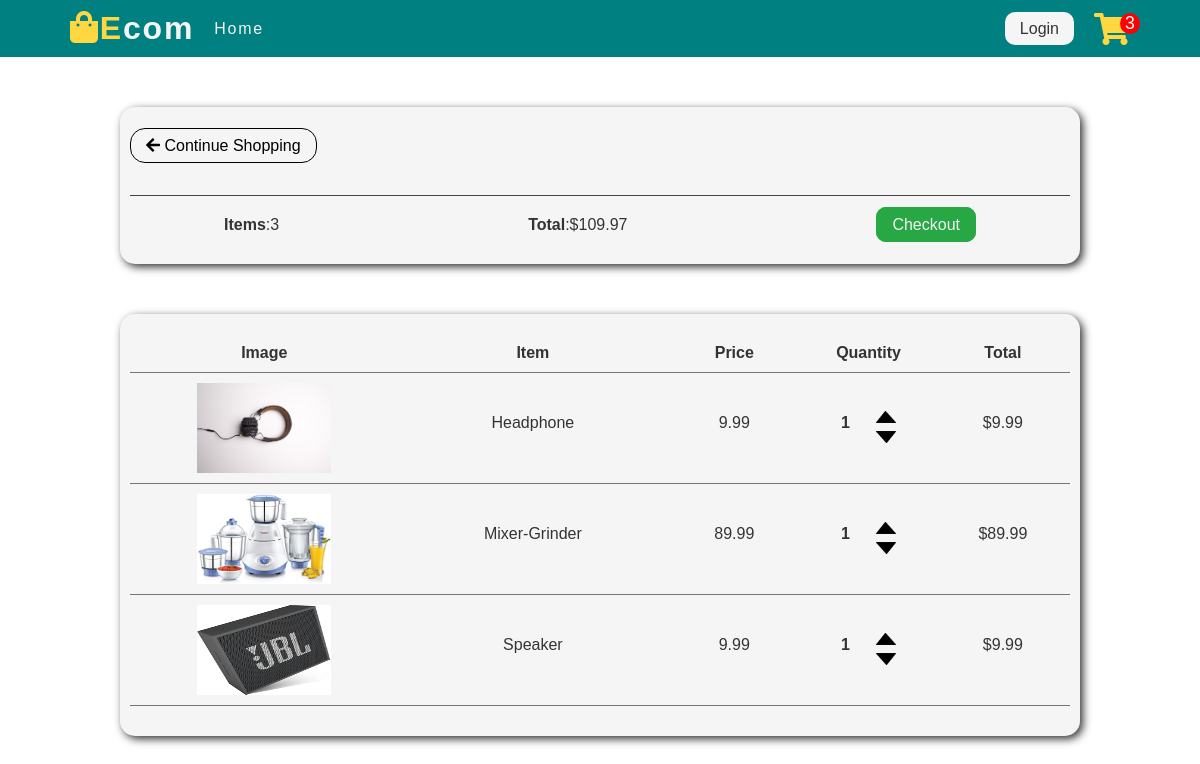
The app's page /cart/ (signed in) with its own data.
### web/models.py (models this page shows, shortened)
class Order(models.Model):
    customer=models.ForeignKey(Customer,blank=True,null=True,on_delete=models.SET_NULL)
    date_ordered=models.DateTimeField(auto_now_add=True)
    complete=models.BooleanField(default=False,null=True,blank=False)
    transaction_id=models.CharField(max_length=20,null=True)
    @property
    def get_cart_total(self):
        orderitems=self.orderitem_set.all()
        total=sum([item.get_total for item in orderitems])
        return total
    @property
    def get_cart_items(self):
        orderitems=self.orderitem_set.all()
        total=sum([item.quantity for item in orderitems])
        return total

class OrderItem(models.Model):
    product=models.ForeignKey(Product,blank=True,null=True,on_delete=models.SET_NULL)
    order=models.ForeignKey(Order,blank=True,null=True,on_delete=models.SET_NULL)
    quantity=models.IntegerField(default=0,null=True,blank=True)
    date_added=models.DateTimeField(auto_now_add=True)
    @property
    def get_total(self):
        total=self.quantity * self.product.price
        return total

class Product(models.Model):
    name=models.CharField(max_length=200,null=True)
    price=models.DecimalField(max_digits=7,decimal_places=2)
    digital=models.BooleanField(default=False,null=True,blank=False)
    image=models.ImageField(null=True,blank=True,upload_to='web/images')

### web/views.py (the view)
# urls.py: path('cart/',views.cart,name="cart"),
def cart(request):
    if request.user.is_authenticated:
        customer=request.user.customer
        order, created = Order.objects.get_or_create(customer=customer,complete=False)
        items=order.orderitem_set.all()
    else:
        items=[]
        order={'get_cart_total':0,'get_cart_items':0,'shipping':False}
    context={'items':items,'order':order}
    return render(request,'web/cart.html',context)

### web/templates/web/cart.html (shortened to what this page needs)
{% extends 'web/basic.html'%}
{% load static%}
{% block details%}
<link rel="stylesheet" href="{% static 'css/cart_style.css' %}">
{% endblock details%}
{% block content%}
    <div class="pricing  bg-light section-padding">
        <div class="upper">
            <a href="{% url 'home' %}" class="btn bg-light-border hover-to-dark"><i class="fas fa-arrow-left"></i> Continue Shopping</a>
        </div>
        <div class="lower">
            <ul>
                <li><strong>Items</strong>:{{ order.get_cart_items }}</li>
                <li><strong>Total</strong>:${{ order.get_cart_total|floatformat:2 }}</li>
                <li><a href="{% url 'checkout' %}" class="btn btn-success success-hover">Checkout</a></li>
            </ul>
        </div>
    </div>
    <div class="pricing  bg-light section-padding">
        <div class="row">
            <div class="col-1"><strong>Image</strong></div>
            <div class="col-2"><strong>Item</strong></div>
            <div class="col-3"><strong>Price</strong></div>
            <div class="col-4"><strong>Quantity</strong></div>
            <div class="col-4"><strong>Total</strong></div>
        </div>
        {% for item in items  %}
        <div class="row">
            <div class="col-1 col-center"><img src="/media/{{ item.product.image }}" alt=""></div>
            <div class="col-2 col-center">{{ item.product.name }}</div>
            <div class="col-3 col-center">{{ item.product.price|floatformat:2 }}</div>
            <div class="col-4 col-center">
                <div class="up-down">
                    <p><strong>{{ item.quantity }}</strong></p>
                    <div class="quantity">
                        <img data-product="{{ item.product.id }}" data-action="add" class="update-cart" src="{% static 'images/up-arrow.png' %}" alt="">
                        <img data-product="{{ item.product.id }}" data-action="remove" src="{% static 'images/down-arrow.png' %}" alt="" class="update-cart">
                    </div>
                </div>
            </div>
            <div class="col-4 col-center">${{ item.get_total|floatformat:2 }}</div>
        </div>
        {% endfor %}
    </div>
{% endblock content%}

### web/static/css/style.css (style rules this page uses)
* { padding: 0; margin: 0; font-family: "Montssrrat", sans-serif; box-sizing: border-box; }
a { text-decoration: none; color: black; cursor:pointer; font-family: "Montssrrat", sans-serif; }
.btn { padding: 8px 15px; border-radius: 10px; }
.bg-light { background-color: #f5f5f5; color: #333; }

### web/static/css/cart_style.css (style rules this page uses)
.pricing { width: 80%; margin: 50px auto; border-radius: 15px; display: flex; flex-direction: column; box-shadow: 3px 3px 8px ; }
.bg-light-border { border: 1px solid black; border-radius:15px; }
.section-padding { padding: 30px 10px; }
.upper { padding-bottom: 40px; border-bottom: 1px solid #444; }
.lower { padding: 20px 0 0; width: 80%; margin: auto; }
.lower ul { list-style: none; display: flex; justify-content: space-between; }
.btn-success { border:1px solid #28a745; background-color: #28a745; color: #f3f3f3; }
.row { display: flex; text-align: center; padding: 0 0 10px; border-bottom: 1px solid #777; }
.col-1, .col-2 { flex:2; }
.col-1 img { width:50%; height: 100px; padding-top: 10px; }
.col-3 , .col-4 , col-5 { flex:1; }
.quantity img { width: 20px; height: 20px; padding-top: 8px; cursor: pointer; }
.up-down { display: flex; width: 80%; justify-content: space-evenly; align-items: center; }
.up-down .quantity { display: flex; flex-direction: column; justify-content: space-around; }
.col-center { display: flex; flex-direction: column; align-items: center; justify-content: center; }

### records on screen
Order: get_cart_items "3", get_cart_total "109.97"
OrderItem: product.image (picture), product.name "Headphone", product.price "9.99", quantity "1", get_total "9.99"
OrderItem: product.image (picture), product.name "Mixer-Grinder", product.price "89.99", quantity "1", get_total "89.99"
OrderItem: product.image (picture), product.name "Speaker", product.price "9.99", quantity "1", get_total "9.99"
